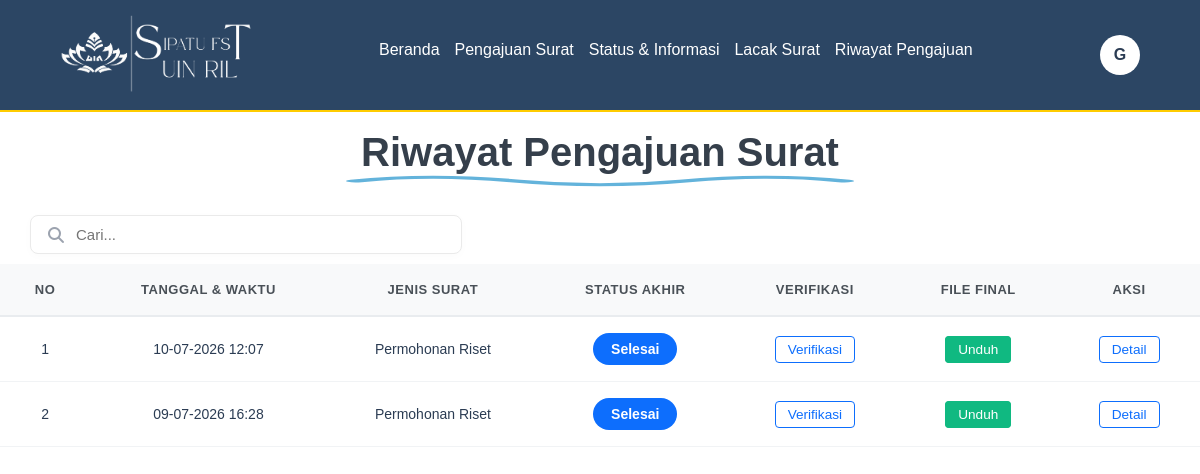
/mhs_riwayat.php (signed in), run on the app's committed database.
### tables this page shows
CREATE TABLE `surat_pengajuan` (
  `id_surat` int(11) NOT NULL,
  `id_mhs` int(11) NOT NULL,
  `id_jenis` int(11) NOT NULL,
  `nomor_surat` varchar(50) NOT NULL,
  `tanggal_pengajuan` datetime NOT NULL,
  `status_akhir` varchar(50) NOT NULL,
  `file_surat_final` varchar(255) NOT NULL,
  `dokumen_hash` varchar(100) NOT NULL,
  `status_pimpinan` enum('Menunggu','Disetujui','Ditolak') DEFAULT 'Menunggu',
  `status_balasan` varchar(50) DEFAULT 'Tidak Ada',
  `ttd_pimpinan` varchar(255) DEFAULT NULL
);

CREATE TABLE `jenis_surat` (
  `id_jenis` int(11) NOT NULL,
  `nama_surat` varchar(100) NOT NULL,
  `kode_surat` varchar(20) NOT NULL,
  `deskripsi` text DEFAULT NULL,
  `file_template` varchar(255) DEFAULT NULL,
  `status` tinyint(1) DEFAULT 1,
  `isi_template` longtext DEFAULT NULL
);

### mhs_riwayat.php (the view, shortened to what this page needs)
<?php
include "koneksi.php";
$id_mhs = $_SESSION['id_mhs'];
$namaLengkap = isset($_SESSION['nama_lengkap']) ? $_SESSION['nama_lengkap'] : 'Pengguna';
$inisial = '';
$namaParts = explode(' ', $namaLengkap);
if (!empty($namaParts)) {
    $inisial = strtoupper(substr($namaParts[0], 0, 1));
}
$search = isset($_GET['search']) ? mysqli_real_escape_string($koneksi, $_GET['search']) : '';
$page   = isset($_GET['page']) ? (int)$_GET['page'] : 1;
$limit  = 3;
$offset = ($page - 1) * $limit;
$whereClause = "WHERE sp.id_mhs = '$id_mhs' AND (sp.status_akhir = 'Selesai' OR sp.status_akhir LIKE '%Ditolak%')";
$query_riwayat = mysqli_query($koneksi, "
    SELECT
        sp.*,
        js.nama_surat,
        dsr.status_pb1,
        dsr.status_pb2,
        dak.status_pa
    FROM surat_pengajuan sp
    JOIN jenis_surat js ON sp.id_jenis = js.id_jenis
    LEFT JOIN detail_surat_riset dsr ON sp.id_surat = dsr.id_surat
    LEFT JOIN detail_aktif_kuliah dak ON sp.id_surat = dak.id_surat
    $whereClause
    ORDER BY sp.tanggal_pengajuan DESC
    LIMIT $limit OFFSET $offset
");
?>
<!DOCTYPE html>
<html lang="id">
<head>
    <link rel="stylesheet" href="style.css?v=<?= time(); ?>">
    <link rel="stylesheet" href="https://cdnjs.cloudflare.com/ajax/libs/font-awesome/7.0.1/css/all.min.css">
</head>
<body>
    <nav class="navbar">
        <a href="#" class="navbar-logo">
            <img src="images/logo2.png" alt="navbar-logo">
        </a>
        <div class="navbar-nav">
            <a href="mhs_beranda.php#home">Beranda</a>
            <a href="mhs_beranda.php#services">Pengajuan Surat</a>
            <a href="mhs_beranda.php#status-info">Status & Informasi</a>
            <a href="mhs_lacak.php">Lacak Surat</a>
            <a href="mhs_riwayat.php">Riwayat Pengajuan</a>
        </div>
        <div class="navbar-extra">
            <div class="user-menu-container">
                <button id="user-btn" class="user-btn">
                    <span class="avatar-inisial"><?= htmlspecialchars($inisial) ?></span>
                </button>
            </div>
        </div>
    </nav>
    <section id="daftar-surat" class="daftar-surat">
        <div class="daftar-surat-header">
            <h2>Riwayat Pengajuan Surat</h2>
        </div>
        <div class="table-wrapper" id="template-surat">
            <form method="GET" action="" class="search-container">
                <i class="fa-solid fa-magnifying-glass search-icon"></i>
                <input type="text" name="search" id="searchSurat" class="search-input"
                    placeholder="Cari..."
                    value="<?= htmlspecialchars($search); ?>">
            </form>
            <table class="custom-table">
                <thead>
                    <tr>
                        <th>No</th>
                        <th>Tanggal & Waktu</th>
                        <th>Jenis Surat</th>
                        <th>Status Akhir</th>
                        <th>Verifikasi</th>
                        <th>File Final</th>
                        <th>Aksi</th>
                    </tr>
                </thead>
                <tbody>
                    <?php if ($query_riwayat && mysqli_num_rows($query_riwayat) > 0) { ?>
                        <?php $no = 1;
                        while ($row = mysqli_fetch_assoc($query_riwayat)) { ?>
                            <?php
                            $tanggal = date('d-m-Y H:i', strtotime($row['tanggal_pengajuan']));
                            $status = $row['status_akhir'];
                            if ($status == 'Selesai') {
                                $badge_class = 'status-selesai';
                            } elseif (strpos($status, 'Ditolak') !== false) {
                                $badge_class = 'status-ditolak';
                            } else {
                                $badge_class = 'status-proses';
                            }
                            ?>
                            <tr>
                                <td><?= $no++; ?></td>
                                <td><?= $tanggal; ?></td>
                                <td><?= htmlspecialchars($row['nama_surat']); ?></td>
                                <td>
                                    <span class="badge-status <?= $badge_class; ?>">
                                        <?= htmlspecialchars($status); ?>
                                    </span>
                                </td>
                                <td>
                                    <?php if (!empty($row['dokumen_hash'])) { ?>
                                        <a href="mhs_qr_verif.php?hash=<?= htmlspecialchars($row['dokumen_hash']); ?>"
                                            target="_blank"
                                            class="btn-aksi">
                                            Verifikasi
                                        </a>
                                    <?php } else { ?>
                                        <span style="color:#94a3b8;">-</span>
                                    <?php } ?>
                                </td>
                                <td>
                                    <?php if (!empty($row['file_surat_final'])) { ?>
                                        <?php
                                        $namaSurat = strtolower($row['nama_surat']);
                                        if (strpos($namaSurat, 'magang') !== false || strpos($namaSurat, 'pkl') !== false) {
                                            $linkUnduh = "generate_surat_magang_resmi.php?id=" . $row['id_surat'] . "&view=true";
                                        }
                                        elseif (strpos($namaSurat, 'aktif') !== false) {
                                            $linkUnduh = "generate_sk_aktif_resmi.php?id=" . $row['id_surat'] . "&view=true";
                                        }
                                        else {
                                            $linkUnduh = "generate_surat_riset_resmi.php?id=" . $row['id_surat'] . "&view=true";
                                        }
                                        ?>
                                        <a href="<?= $linkUnduh; ?>"
                                            target="_blank"
                                            class="btn-aksi"
                                            style="background-color:#10b981; color:white; border-color:#10b981;">
                                            Unduh
                                        </a>
                                    <?php } elseif (strpos(strtolower($row['status_akhir']), 'tolak') !== false) { ?>
                                        <span style="color:#ef4444; font-weight:600; font-size:0.85rem;">
                                            Pengajuan Ditolak
                                        </span>
                                    <?php } else { ?>
                                        <span style="color:#94a3b8; font-style:italic; font-size:0.85rem;">
                                            Belum Tersedia
                                        </span>
                                    <?php } ?>
                                </td>
                                <td>
                                    <a href="detail_pengajuan.php?id=<?= $row['id_surat']; ?>" class="btn-aksi">
                                        Detail
                                    </a>
                                </td>
                            </tr>
                        <?php } ?>
                    <?php } ?>
                </tbody>
            </table>
    </section>
</body>
</html>

### style.css (style rules this page uses)
html { scroll-behavior: smooth; scroll-padding-top: 100px; }
* { margin: 0; padding: 0; box-sizing: border-box; }
body { font-family: "Montserrat", sans-serif; min-height: 100vh; }
.navbar { background-color: #2c4664; border-bottom: 2px solid #ffcc00; display: flex; justify-content: space-between; align-items: center; padding: 0.8rem 5%; position: fixed; top: 0; left: 0; right: 0; z-index: 1060; }
.navbar .navbar-nav { display: flex; align-items: center; gap: 15px; }
.navbar .navbar-nav a { color: #fff; display: inline-block; text-decoration: none; font-size: 1rem; }
.navbar .navbar-nav a::after { content: ""; display: block; padding-bottom: 0.5rem; border-bottom: 0.1rem solid #ffcc00; transform: scaleX(0); transition: 0.2s linear; }
.user-menu-container { position: relative; display: inline-block; font-family: sans-serif; }
.avatar-inisial { display: inline-flex; align-items: center; justify-content: center; width: 40px; height: 40px; border-radius: 50%; background-color: #ffffff; color: #2b3c53; font-weight: bold; font-size: 16px; text-transform: uppercase; }
.user-btn { background: none; border: none; color: white; font-size: 28px; cursor: pointer; padding: 0; display: flex; align-items: center; }
.navbar-logo img { width: auto; height: 80px; max-width: 100%; }
.daftar-surat { padding-top: 130px; }
.daftar-surat-header { text-align: center; margin-bottom: 40px; }
.daftar-surat-header h2 { font-size: 2.5rem; font-weight: 700; color: #353f4b; margin: 0; display: inline-block; position: relative; }
.daftar-surat-header h2::after { content: ""; position: absolute; bottom: -15px; left: -15px; right: -15px; height: 18px; background-repeat: no-repeat; background-size: 100% 100%; clip-path: polygon(0 0, 0 0, 0 100%, 0 100%); animation: gambarGelombang 1.5s cubic-bezier(0.25, 1, 0.5, 1) forwards; animation-delay: 0.3s; }
#template-surat .search-container { width: 90%; max-width: 1100px; margin-left: 30px; margin-bottom: 10px; position: relative; }
#template-surat .search-input { width: 40%; padding: 10px 14px 10px 45px; font-size: 15px; color: #2b3c53; background-color: #ffffff; border: 1px solid #eaeaea; border-radius: 8px; box-shadow: 0 2px 10px rgba(0, 0, 0, 0.02); box-sizing: border-box; transition: all 0.3s ease; }
#template-surat .search-icon { position: absolute; left: 16px; top: 50%; transform: translateY(-50%); color: #9ca3af; font-size: 16px; }
#template-surat .custom-table { width: 100%; border-collapse: collapse; text-align: center; }
#template-surat .custom-table thead tr { background-color: #f8f9fa; border-bottom: 2px solid #e9ecef; }
#template-surat .custom-table th { padding: 18px 25px; font-size: 13px; font-weight: 750; color: #495057; text-transform: uppercase; letter-spacing: 0.5px; }
#template-surat .custom-table td { padding: 16px 25px; font-size: 14px; color: #2b3c53; border-bottom: 1px solid #f1f3f5; vertical-align: middle; }
#template-surat .custom-table tbody tr { transition: background-color 0.2s ease; }
.badge-status { display: inline-block; padding: 6px 14px; font-size: 0.8rem; font-weight: 600; border-radius: 50px; }
.status-selesai { background-color: #0d6efd; color: #ffffff; }
.btn-aksi { background-color: transparent; color: #0d6efd; border: 1px solid #0d6efd; padding: 5px 12px; border-radius: 4px; text-decoration: none; font-size: 0.85rem; font-weight: 500; transition: all 0.2s ease-in-out; }
.badge-status { padding: 8px 18px; border-radius: 30px; color: #ffffff; font-size: 14px; font-weight: 600; white-space: nowrap; }

### data on the page
surat_pengajuan: tanggal_pengajuan "10-07-2026 12:07", id_jenis.nama_surat "Permohonan Riset", status_akhir "Selesai"
surat_pengajuan: tanggal_pengajuan "09-07-2026 16:28", id_jenis.nama_surat "Permohonan Riset", status_akhir "Selesai"

### other printed values
$inisial "G"
